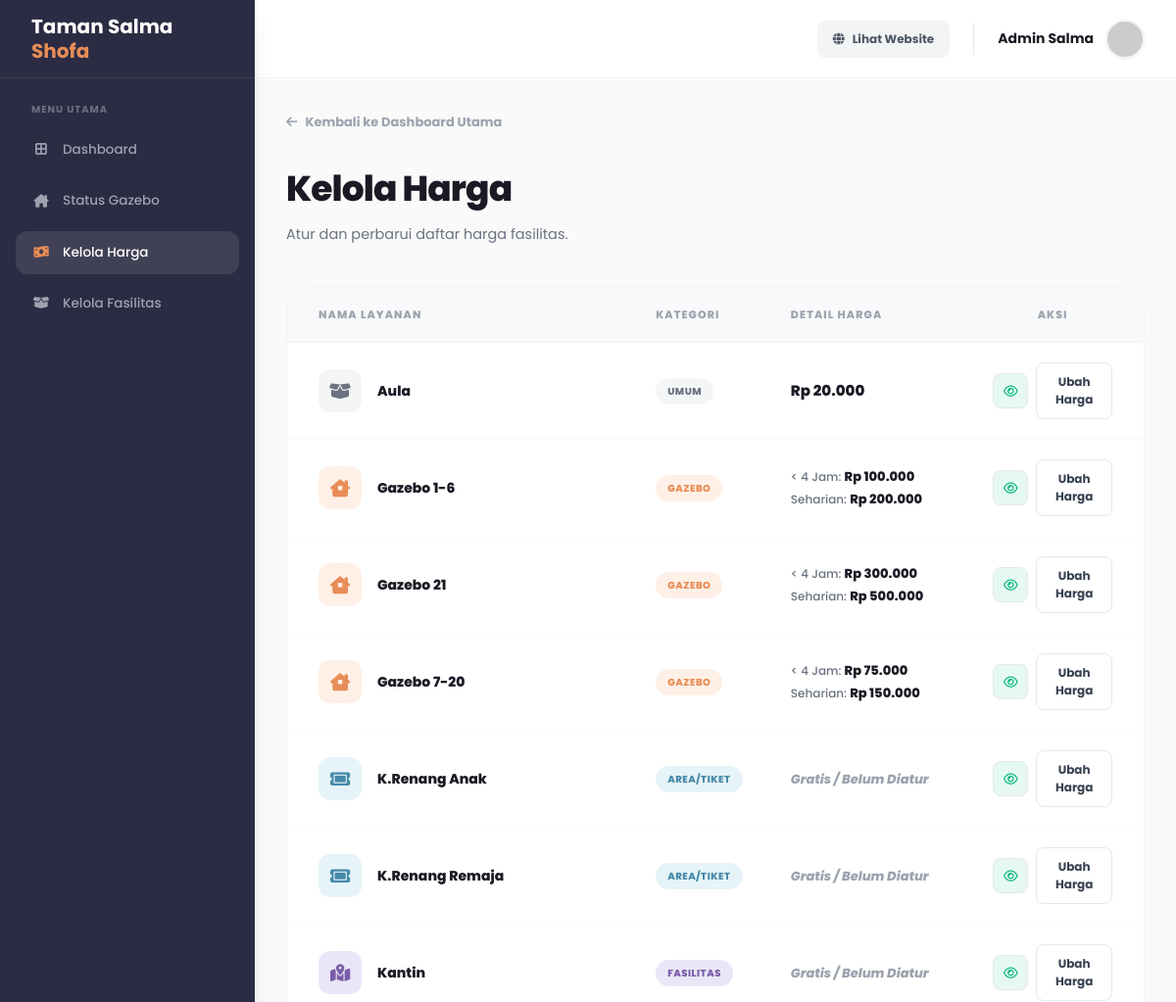
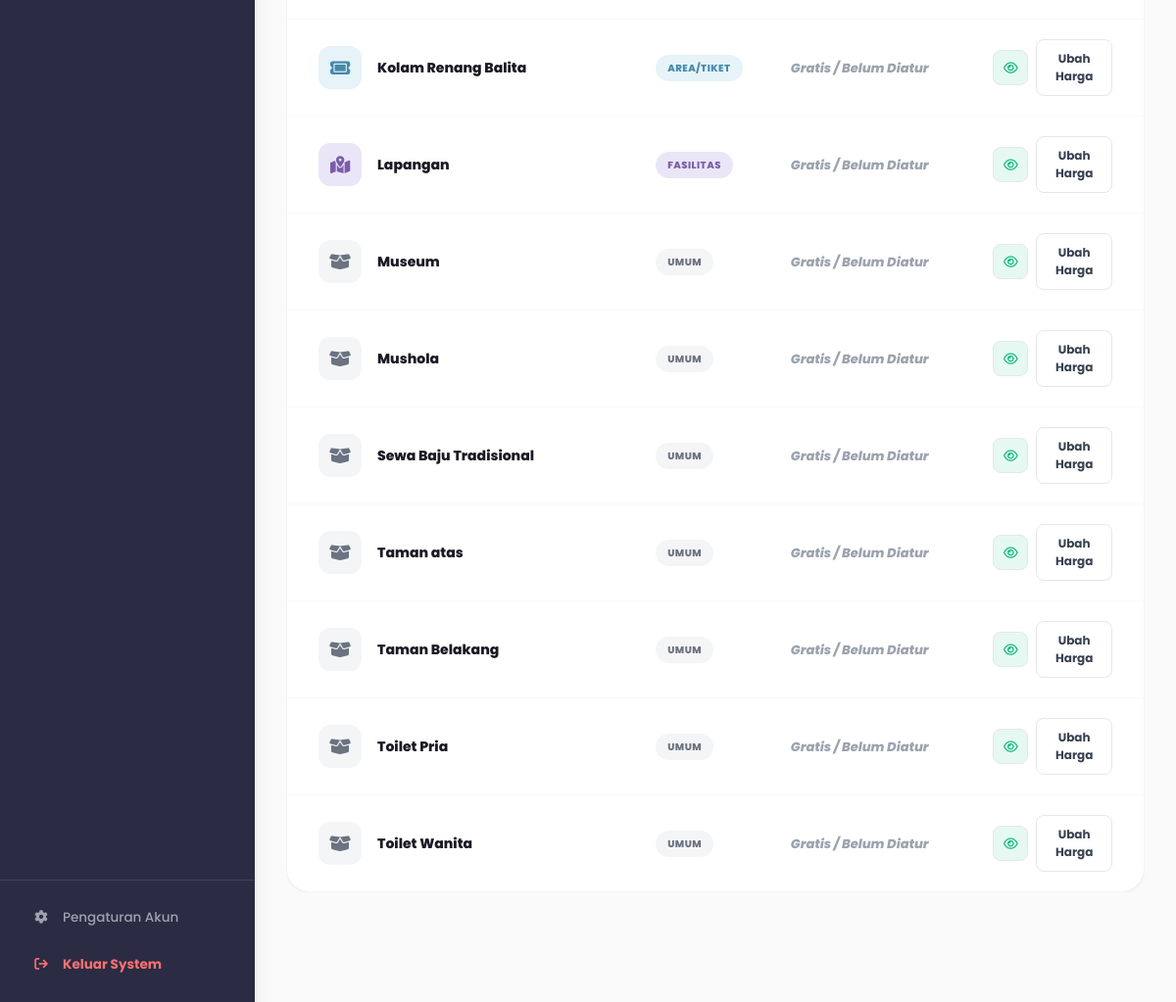
/kelola_harga (signed in), run on the app's committed database (2 pictures, top to bottom).
### tables this page shows
CREATE TABLE `fasilitas` (
  `id` char(36) NOT NULL DEFAULT uuid(),
  `nama` varchar(100) NOT NULL,
  `kategori` enum('utama','pendukung') NOT NULL DEFAULT 'utama',
  `deskripsi` text DEFAULT NULL,
  `harga` decimal(12,2) DEFAULT NULL,
  `harga_≤4jam` decimal(12,2) DEFAULT NULL,
  `harga_≥4jam` decimal(12,2) DEFAULT NULL
);

### app/core/View.php (called while the page is built, shortened)
<?php
class View
{
    public static function render(string $view, array $data = [])
    {
        extract($data, EXTR_SKIP);
        $viewPath = __DIR__ . '/../views/' . $view . '.php';
        require $viewPath;
    }
}

### app/core/Controller.php (called while the page is built)
<?php
require_once __DIR__ . '/View.php';
class Controller
{
    public function view(string $view, array $data = [])
    {
        View::render($view, $data);
    }
}

### app/controllers/AdminController.php (called while the page is built, shortened)
<?php
require_once __DIR__ . '/../core/Controller.php';
require_once __DIR__ . '/../core/Database.php';
require_once __DIR__ . '/../models/FasilitasModel.php';
class AdminController extends Controller
{
    private $fasilitasModel;
    public function __construct()
    {
        $this->fasilitasModel = new FasilitasModel();
    }
    public function kelolaHarga()
    {
        $data = [
            'columns' => $this->fasilitasModel->getTableColumns(),
            'fasilitas' => $this->fasilitasModel->getAllFasilitas()
        ];
        $this->view('admin/kelola_harga', $data);
    }
}

### app/models/FasilitasModel.php (called while the page is built, shortened)
<?php
require_once __DIR__ . '/../core/Database.php';
class FasilitasModel
{
    private $koneksi;
    public function __construct()
    {
        $this->koneksi = Database::connect();
    }
    public function getAllFasilitas($only_visible = false)
    {
        $vis_cond = $only_visible ? " WHERE is_visible = 1 " : "";
        $query = mysqli_query($this->koneksi, "SELECT * FROM fasilitas $vis_cond ORDER BY nama ASC");
        $facilities = [];
        while ($row = mysqli_fetch_assoc($query)) {
            $facilities[] = $row;
        }
        return $facilities;
    }
    public function getTableColumns()
    {
        $query = mysqli_query($this->koneksi, "SHOW COLUMNS FROM fasilitas");
        $columns = [];
        while ($row = mysqli_fetch_assoc($query)) {
            $columns[] = $row;
        }
        return $columns;
    }
}

### app/core/Database.php (called while the page is built, shortened)
<?php
class Database
{
    private static $host = "localhost";
    private static $user = "root";
    private static $pass = "";
    private static $db   = "db_salma_shofa";
    private static $koneksi;
    public static function connect()
    {
        if (!self::$koneksi) {
            self::$koneksi = mysqli_connect(self::$host, self::$user, self::$pass, self::$db);
        }
        return self::$koneksi;
    }
}

### app/views/admin/kelola_harga.php (the view, shortened to what this page needs)
<?php
$columns = $columns ?? [];
$fasilitas = $fasilitas ?? [];
$col_kurang = '';
$col_lebih = '';
foreach ($columns as $col) {
    if (strpos($col['Field'], '4jam') !== false) {
        if ($col_kurang == '') $col_kurang = $col['Field'];
        else $col_lebih = $col['Field'];
    }
}
?>
<!DOCTYPE html>
<html lang="id">
<head>
    <script src="https://cdn.tailwindcss.com"></script>
    <link rel="stylesheet" href="https://cdnjs.cloudflare.com/ajax/libs/font-awesome/6.4.0/css/all.min.css">
    <link rel="stylesheet" href="/assets/css/flatpickr.min.css">
</head>
<body class="font-sans antialiased text-gray-800 bg-brand-bgLight flex h-screen overflow-hidden">
    <?php include __DIR__ . '/../shared/includes/sidebar.php'; ?>
    <main class="flex-1 flex flex-col h-full overflow-hidden bg-brand-bgLight w-full relative z-0">
        <header class="h-[80px] bg-white border-b border-gray-100 flex items-center justify-between px-4 md:px-8 shrink-0">
            <div class="flex items-center gap-4 md:gap-6">
                <a href="/" target="_blank" class="hidden md:flex text-[12px] font-bold text-gray-600 bg-gray-100 hover:bg-gray-200 px-4 py-2.5 rounded-lg transition-colors items-center gap-2">
                    <i class="fa-solid fa-globe"></i> Lihat Website
                </a>
                <div class="flex items-center gap-3 cursor-default select-none">
                    <div class="text-right hidden sm:block">
                        <p class="text-[14px] font-bold text-brand-textDark">Admin Salma</p>
                    </div>
                    <img src="https://ui-avatars.com/api/?name=Admin+Salma&background=2B2B43&color=fff&rounded=true" class="w-8 h-8 md:w-10 md:h-10 rounded-full border-2 border-gray-100 shadow-sm pointer-events-none">
                </div>
            </div>
        </header>
        <div class="flex-1 overflow-y-auto no-scrollbar p-4 md:p-8 w-full relative">
            <div class="max-w-[1100px] mx-auto">
                <a href="dashboard_admin" class="inline-flex items-center gap-2 text-[13px] font-bold text-gray-400 hover:text-brand-orange transition-colors mb-6 md:mb-8">
                    <i class="fa-solid fa-arrow-left"></i> Kembali ke Dashboard Utama
                </a>
                <div class="flex justify-between items-start mb-8 md:mb-10">
                    <div>
                        <h1 class="text-[28px] md:text-[36px] font-extrabold text-brand-textDark mb-2 tracking-tight">Kelola Harga</h1>
                        <p class="text-gray-500 text-[13px] md:text-[14.5px] leading-relaxed max-w-[650px]">Atur dan perbarui daftar harga fasilitas.</p>
                    </div>
                </div>
                <div class="mb-20 overflow-x-auto no-scrollbar w-full">
                    <div class="bg-white border border-gray-100 rounded-[24px] shadow-sm overflow-hidden min-w-[700px]">
                        <div class="grid grid-cols-12 gap-4 px-4 md:px-8 py-5 bg-[#F8F9FA] text-[10px] md:text-[11px] font-extrabold text-gray-400 uppercase tracking-widest border-b border-gray-100">
                            <div class="col-span-5">Nama Layanan</div>
                            <div class="col-span-2">Kategori</div>
                            <div class="col-span-3">Detail Harga</div>
                            <div class="col-span-2 text-center">Aksi</div>
                        </div>
                        <?php
                        if(!empty($fasilitas)) {
                            foreach ($fasilitas as $row) :
                                $nama = $row['nama'];
                                $nama_lower = strtolower($nama);
                                if (strpos($nama_lower, 'gazebo') !== false) {
                                    $kategori = 'Gazebo';
                                    $theme = ['bg'=>'bg-[#FEF0E6]', 'text'=>'text-[#E88D57]', 'icon'=>'fa-house-chimney-window'];
                                } elseif (strpos($nama_lower, 'tiket') !== false || strpos($nama_lower, 'renang') !== false) {
                                    $kategori = 'Area/Tiket';
                                    $theme = ['bg'=>'bg-[#E6F3F8]', 'text'=>'text-[#4589A9]', 'icon'=>'fa-ticket'];
                                } elseif (strpos($nama_lower, 'kantin') !== false || strpos($nama_lower, 'lapangan') !== false) {
                                    $kategori = 'Fasilitas';
                                    $theme = ['bg'=>'bg-[#EAE6F8]', 'text'=>'text-[#7A5CA8]', 'icon'=>'fa-map-location-dot'];
                                } else {
                                    $kategori = 'Umum';
                                    $theme = ['bg'=>'bg-[#F4F5F7]', 'text'=>'text-gray-500', 'icon'=>'fa-box-open'];
                                }
                                $harga = $row['harga'];
                                $harga_kurang_4jam = $row[$col_kurang] ?? null;
                                $harga_lebih_4jam = $row[$col_lebih] ?? null;
                                $is_gazebo = (strpos($nama_lower, 'gazebo') !== false);
                        ?>
                        <div class="grid grid-cols-12 items-center gap-4 px-4 md:px-8 py-5 border-b border-gray-50 hover:bg-[#FAFAFB] transition-colors last:border-0">
                            <div class="col-span-5 flex items-center gap-3 md:gap-4">
                                <div class="w-9 h-9 md:w-11 md:h-11 rounded-xl <?= $theme['bg'] ?> flex items-center justify-center <?= $theme['text'] ?> shrink-0">
                                    <i class="fa-solid <?= $theme['icon'] ?> text-[14px] md:text-[18px]"></i>
                                </div>
                                <span class="font-extrabold text-[13px] md:text-[14px] text-brand-textDark truncate"><?= htmlspecialchars($nama); ?></span>
                            </div>
                            <div class="col-span-2 flex items-center">
                                <span class="<?= $theme['bg'] ?> <?= $theme['text'] ?> text-[9px] md:text-[10px] font-extrabold px-2 py-1 md:px-3 md:py-1.5 rounded-full uppercase tracking-wider"><?= $kategori; ?></span>
                            </div>
                            <div class="col-span-3 flex flex-col justify-center">
                                <?php if ($is_gazebo) : ?>
                                    <div class="text-[11px] md:text-[12px] text-gray-500 font-medium mb-1">
                                        < 4 Jam: <span class="font-extrabold text-brand-textDark text-[12px] md:text-[13px]"><?= ($harga_kurang_4jam !== null) ? 'Rp ' . number_format((float)$harga_kurang_4jam, 0, ',', '.') : '-'; ?></span>
                                    </div>
                                    <div class="text-[11px] md:text-[12px] text-gray-500 font-medium">
                                        Seharian: <span class="font-extrabold text-brand-textDark text-[12px] md:text-[13px]"><?= ($harga_lebih_4jam !== null) ? 'Rp ' . number_format((float)$harga_lebih_4jam, 0, ',', '.') : '-'; ?></span>
                                    </div>
                                <?php elseif ($harga !== null) : ?>
                                    <span class="font-extrabold text-[14px] md:text-[15px] text-brand-textDark">Rp <?= number_format((float)$harga, 0, ',', '.'); ?></span>
                                <?php else : ?>
                                    <span class="font-extrabold text-[12px] md:text-[13px] text-gray-400 italic">Gratis / Belum Diatur</span>
                                <?php endif; ?>
                            </div>
                            <div class="col-span-2 flex items-center justify-center gap-2">
                                <?php $h_visible = $row['is_visible'] ?? 1; ?>
                                <a href="proses_fasilitas&action=toggle_visibility&id=<?= $row['id'] ?>&status=<?= $h_visible ? 0 : 1 ?>" class="w-8 h-8 md:w-9 md:h-9 rounded-lg border border-gray-200 flex items-center justify-center <?= $h_visible ? 'text-[#10B981] bg-[#10B981]/10' : 'text-gray-400 bg-gray-50' ?> hover:bg-gray-100 transition-colors shrink-0" title="<?= $h_visible ? 'Sembunyikan' : 'Tampilkan' ?>">
                                    <i class="fa-regular <?= $h_visible ? 'fa-eye' : 'fa-eye-slash' ?> text-[12px] md:text-[13px]"></i>
                                </a>
                                <button type="button"
                                    onclick="bukaPopup(this)"
                                    data-id="<?= htmlspecialchars($row['id'], ENT_QUOTES) ?>"
                                    data-nama="<?= htmlspecialchars($nama, ENT_QUOTES) ?>"
                                    data-is-gazebo="<?= $is_gazebo ? 'true' : 'false' ?>"
                                    data-harga="<?= htmlspecialchars((string)$harga, ENT_QUOTES) ?>"
                                    data-hkurang="<?= htmlspecialchars((string)$harga_kurang_4jam, ENT_QUOTES) ?>"
                                    data-hlebih="<?= htmlspecialchars((string)$harga_lebih_4jam, ENT_QUOTES) ?>"
                                    class="block text-center bg-white border border-gray-200 text-gray-700 hover:text-white hover:bg-brand-orange hover:border-brand-orange font-bold text-[11px] md:text-[12px] px-2 py-2 md:px-4 md:py-2.5 rounded-lg transition-all w-full">
                                    Ubah Harga
                                </button>
                            </div>
                        </div>
                        <?php endforeach; } ?>
                    </div>
                </div>
            </div>
        </div>
    </main>
</body>
</html>

### app/views/admin/kelola_harga.php (style rules this page uses)
body { font-family: 'Poppins', sans-serif; }
.no-scrollbar { -ms-overflow-style: none; scrollbar-width: none; }

### data on the page
fasilitas: nama "Aula", nama "UMUM", harga "20.000"
fasilitas: nama "Gazebo 1-6", nama "GAZEBO", harga_kurang_4jam "100.000", harga_lebih_4jam "200.000"
fasilitas: nama "Gazebo 21", nama "GAZEBO", harga_kurang_4jam "300.000", harga_lebih_4jam "500.000"
fasilitas: nama "Gazebo 7-20", nama "GAZEBO", harga_kurang_4jam "75.000", harga_lebih_4jam "150.000"
fasilitas: nama "K.Renang Anak", nama "AREA/TIKET", shows "Gratis / Belum Diatur"
fasilitas: nama "K.Renang Remaja", nama "AREA/TIKET", shows "Gratis / Belum Diatur"
fasilitas: nama "Kantin", nama "FASILITAS", shows "Gratis / Belum Diatur"
fasilitas: nama "Kolam Renang Balita", nama "AREA/TIKET", shows "Gratis / Belum Diatur"
fasilitas: nama "Lapangan", nama "FASILITAS", shows "Gratis / Belum Diatur"
fasilitas: nama "Museum", nama "UMUM", shows "Gratis / Belum Diatur"
fasilitas: nama "Mushola", nama "UMUM", shows "Gratis / Belum Diatur"
fasilitas: nama "Sewa Baju Tradisional", nama "UMUM", shows "Gratis / Belum Diatur"
fasilitas: nama "Taman atas", nama "UMUM", shows "Gratis / Belum Diatur"
fasilitas: nama "Taman Belakang", nama "UMUM", shows "Gratis / Belum Diatur"
fasilitas: nama "Toilet Pria", nama "UMUM", shows "Gratis / Belum Diatur"
fasilitas: nama "Toilet Wanita", nama "UMUM", shows "Gratis / Belum Diatur"
